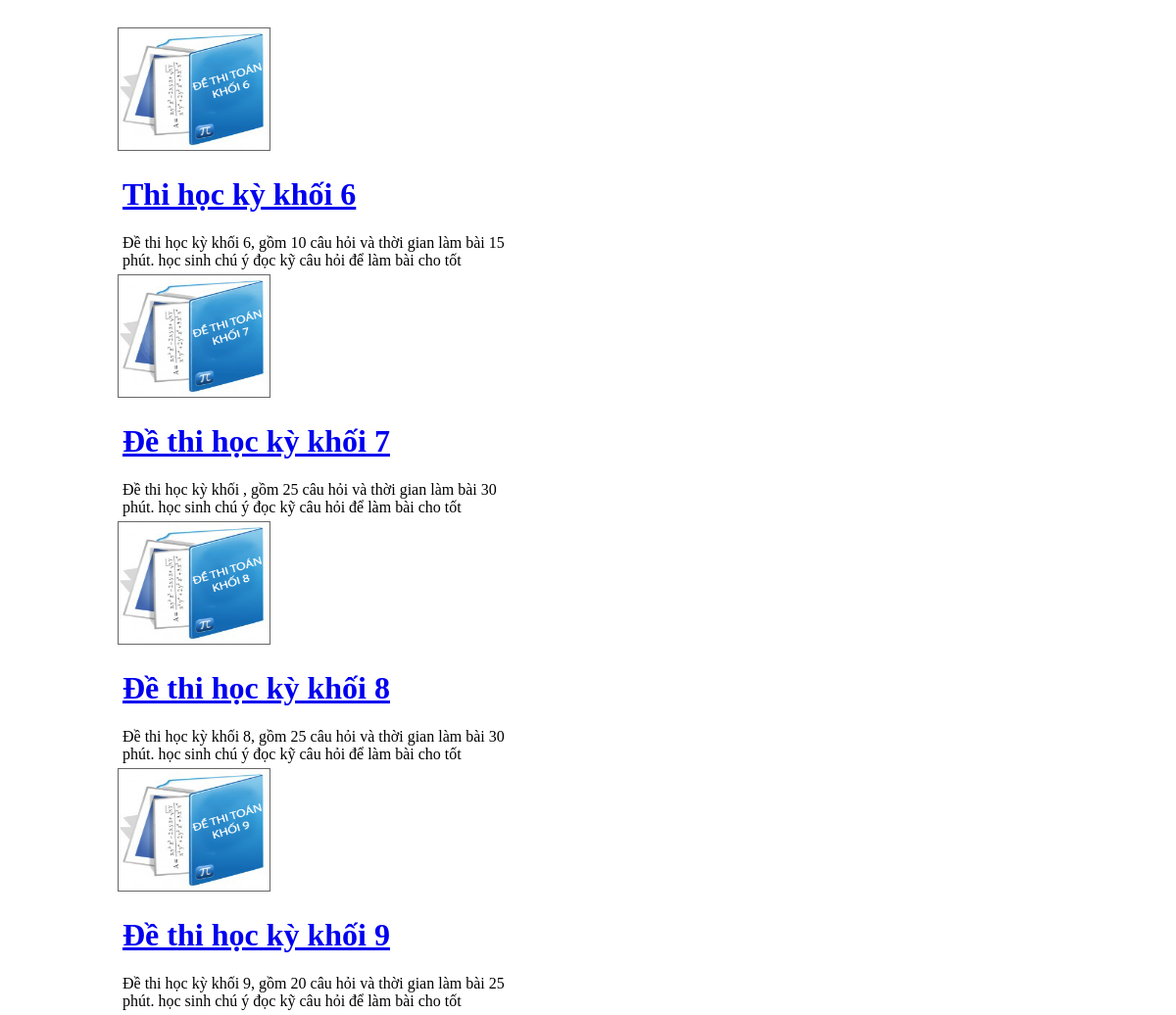
Screenshot of /xuly/a.php with the database file from the repository.
### tables this page shows
CREATE TABLE IF NOT EXISTS `tbl_dethi` (
  `made` int(11) NOT NULL AUTO_INCREMENT,
  `tende` varchar(70) NOT NULL,
  `thongtin` text NOT NULL,
  `socau` int(10) NOT NULL,
  `tacgia` varchar(50) NOT NULL,
  `hinhanh` varchar(80) NOT NULL,
  `khoithi` varchar(50) NOT NULL,
  `ngaydang` varchar(50) NOT NULL,
  `timer` varchar(10) NOT NULL,
  PRIMARY KEY (`made`)
);

### xuly/a.php (the view, shortened to what this page needs)
<!DOCTYPE html PUBLIC "-//W3C//DTD XHTML 1.0 Transitional//EN" "http://www.w3.org/TR/xhtml1/DTD/xhtml1-transitional.dtd">
<html xmlns="http://www.w3.org/1999/xhtml">
<head>
</head>
<body>
<div id="wrapper">
    <?php
	$sql="select * from tbl_dethi";
	$query=mysql_query($sql);
	while($row=mysql_fetch_array($query))
	{
	?>
	<div class="products">
    	<div id="col1"><a href="?page=dethi&made=<?php echo $row['made'];?>"><img  height=120px width=150px src="./upload/images/dethi/<?php echo $row['hinhanh']; ?>"></a></div>
        <div id="col2">
        	<h1><a href="?page=dethi&made=<?php echo $row['made'];?>"><?php echo $row['tende'];?></a></h1>
            <div class="text"><?php echo $row["thongtin"];?></div>
        </div>
    </div>
    <?php } ?>
</div>
</body>
</html>

### xuly/a.php (style rules this page uses)
#wrapper { width:1000px; margin:0 auto; }
.products { width:200px; padding:20px; background:#FFFFFF; min-height:190px; height:auto!important; height:190px; margin-bottom:20px; }
#col1 { width:300px; float:left; }
#col1 img { border:1px solid #666666; padding:2px; }
#col2 { width:390px; float:left; padding:5px; }

### rows the page displays
tbl_dethi: hinhanh (picture), tende "Thi học kỳ khối 6", thongtin "Đề thi học kỳ khối 6, gồm 10 câu hỏi và thời gian làm bài 15 phút. học sinh chú ý đọc kỹ câu hỏi để làm bài cho tốt"
tbl_dethi: hinhanh (picture), tende "Đề thi học kỳ khối 7", thongtin "Đề thi học kỳ khối , gồm 25 câu hỏi và thời gian làm bài 30 phút. học sinh chú ý đọc kỹ câu hỏi để làm bài cho tốt"
tbl_dethi: hinhanh (picture), tende "Đề thi học kỳ khối 8", thongtin "Đề thi học kỳ khối 8, gồm 25 câu hỏi và thời gian làm bài 30 phút. học sinh chú ý đọc kỹ câu hỏi để làm bài cho tốt"
tbl_dethi: hinhanh (picture), tende "Đề thi học kỳ khối 9", thongtin "Đề thi học kỳ khối 9, gồm 20 câu hỏi và thời gian làm bài 25 phút. học sinh chú ý đọc kỹ câu hỏi để làm bài cho tốt"
